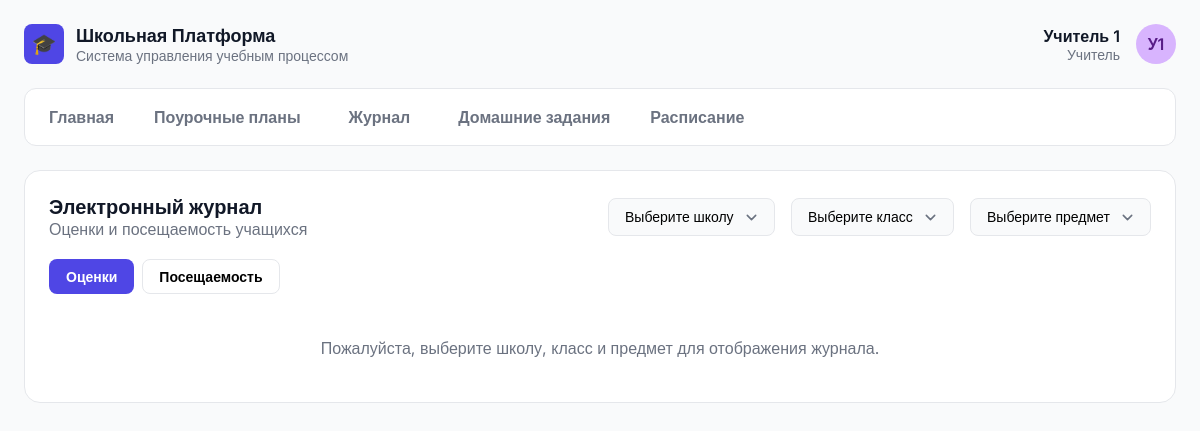
The page /journal/ (signed in) on the database its author committed.
### bilimClassApp/models.py (models this page shows, shortened)
class Teacher(models.Model):
    user = models.OneToOneField(User, on_delete=models.CASCADE, primary_key=True)
    school = models.ForeignKey(School, on_delete=models.SET_NULL, null=True, blank=True, verbose_name="Школа")
    subjects = models.ManyToManyField(Subject, blank=True, verbose_name="Предметы, которые преподает")
    class Meta:
        verbose_name = "Учитель"
        verbose_name_plural = "Учителя"

### bilimClassApp/views.py (the view, shortened to what this page needs)
# urls.py: path('journal/', views.teacher_journal_view, name='teacher_journal'),
@login_required
def teacher_journal_view(request):
    try:
        teacher = request.user.teacher
    except Teacher.DoesNotExist:
        return HttpResponseForbidden("Доступ к этой странице есть только у учителей.")
    selected_school_id = request.GET.get('school_id')
    selected_class_id = request.GET.get('class_id')
    selected_subject_id = request.GET.get('subject_id')
    teacher_schools = School.objects.filter(
        schoolclass__teacherassignment__teacher=teacher
    ).distinct()
    teacher_classes = SchoolClass.objects.none()
    if selected_school_id:
        teacher_classes = SchoolClass.objects.filter(
            school_id=selected_school_id,
            teacherassignment__teacher=teacher
        ).distinct()
    teacher_subjects = Subject.objects.none()
    if selected_class_id:
        teacher_subjects = Subject.objects.filter(
            teacherassignment__school_class_id=selected_class_id,
            teacherassignment__teacher=teacher
        ).distinct()
    context = {
        'teacher': teacher,
        'all_schools': teacher_schools,        # Передаем отфильтрованный список школ
        'teacher_classes': teacher_classes,    # Передаем отфильтрованный список классов
        'teacher_subjects': teacher_subjects,  # Передаем отфильтрованный список предметов
        'selected_school_id': int(selected_school_id) if selected_school_id else None,
        'selected_class_id': int(selected_class_id) if selected_class_id else None,
        'selected_subject_id': int(selected_subject_id) if selected_subject_id else None,
        'journal_data': [],
        'date_range': []
    }
    return render(request, 'bilimClassApp/teacher_journal.html', context)

### bilimClassApp/templates/bilimClassApp/teacher_journal.html (shortened to what this page needs)
{% load static %}
<!DOCTYPE html>
<html lang="ru">
<head>
</head>
<body>
<div class="container">
    <header class="header">
        <div class="logo">
            <div class="logo-icon">🎓</div>
            <div>
                <h1>Школьная Платформа</h1>
                <p>Система управления учебным процессом</p>
            </div>
        </div>
        <div class="user-profile">
            <div class="user-details">
                <div class="name">{{ teacher.user.get_full_name }}</div>
                <div class="role">Учитель {{ selected_subject.name|default:"" }}</div>
            </div>
            <div class="user-avatar">{{ teacher.user.first_name|first }}{{ teacher.user.last_name|first }}</div>
        </div>
    </header>
    <nav class="main-nav">
        <ul>
            <li><a href="{% url 'teacher_dashboard' %}">Главная</a></li>
            <li><a href="#">Поурочные планы</a></li>
            <li><a href="{% url 'teacher_journal' %}"> Журнал</a></li>
            <li><a href="{% url 'teacher_homework' %}"> Домашние задания</a></li>
            <li><a href="#">Расписание</a></li>
        </ul>
    </nav>
    <main class="journal-widget">
        <div class="journal-header">
            <div class="journal-title">
                <h2>Электронный журнал</h2>
                <p>Оценки и посещаемость учащихся</p>
            </div>
            <form method="get" id="filter-form" style="display: flex; gap: 16px;">
                <select name="school_id" onchange="this.form.submit()" class="class-selector">
                    <option value="">Выберите школу</option>
                </select>
                <select name="class_id" onchange="this.form.submit()" class="class-selector">
                    <option value="">Выберите класс</option>
                </select>
                <select name="subject_id" onchange="this.form.submit()" class="class-selector">
                     <option value="">Выберите предмет</option>
                </select>
            </form>
        </div>
        <div class="journal-tabs">
            <button class="tab-btn active" data-content-type="grades">Оценки</button>
            <button class="tab-btn" data-content-type="attendance">Посещаемость</button>
        </div>
        <div id="journal-content-container">
            {% if journal_data %}
                {% include "partials/_grades_table.html" %}
            {% else %}
                <p style="text-align: center; color: var(--text-secondary); padding: 20px;">
                    Пожалуйста, выберите школу, класс и предмет для отображения журнала.
                </p>
            {% endif %}
        </div>
    </main>
</div>
</body>
</html>

### bilimClassApp/templates/bilimClassApp/teacher_journal.html (style rules this page uses)
:root { --bg-main:#F9FAFB;--bg-widget:#FFFFFF;--text-primary:#111827;--text-secondary:#6B7280;--border-color:#E5E7EB;--accent-primary:#4F46E5;--accent-light:#EEF2FF;--grade-5:#D1FAE5;--grade-5-text:#065F46;--grade-4:#DBEAFE;--grade-4-text:#1E40AF;--grade-3:#FEF3C7;--grade-3-text:#92400E }
* { margin:0;padding:0;box-sizing:border-box }
body { font-family:'Inter',sans-serif;background-color:var(--bg-main);color:var(--text-primary) }
.container { max-width:1400px;margin:0 auto;padding:24px }
.header { display:flex;justify-content:space-between;align-items:center;margin-bottom:24px }
.logo { display:flex;align-items:center;gap:12px }
.logo-icon { width:40px;height:40px;background-color:var(--accent-primary);border-radius:8px;color:white;display:grid;place-items:center;font-size:20px;font-weight:bold }
.logo h1 { font-size:18px;font-weight:600 }
.logo p { font-size:14px;color:var(--text-secondary) }
.user-profile { display:flex;align-items:center;gap:16px }
.user-details { text-align:right }
.user-details .name { font-weight:600 }
.user-details .role { font-size:14px;color:var(--text-secondary) }
.user-avatar { width:40px;height:40px;border-radius:50%;background-color:#D8B4FE;color:#581C87;display:grid;place-items:center;font-weight:600 }
.main-nav { background-color:var(--bg-widget);border:1px solid var(--border-color);border-radius:12px;padding:8px;margin-bottom:24px }
.main-nav ul { display:flex;list-style:none;justify-content:flex-start;gap:8px }
.main-nav a { display:flex;align-items:center;gap:8px;padding:10px 16px;text-decoration:none;color:var(--text-secondary);font-weight:600;border-radius:8px;transition:all .2s }
.journal-widget { background-color:var(--bg-widget);border:1px solid var(--border-color);border-radius:16px;padding:24px }
.journal-header { display:flex;justify-content:space-between;align-items:center;margin-bottom:20px }
.journal-title h2 { font-size:20px;font-weight:600 }
.journal-title p { color:var(--text-secondary) }
.class-selector { padding:10px 16px;border:1px solid var(--border-color);border-radius:8px;font-weight:500;background-color:#F9FAFB;font-family:'Inter',sans-serif;font-size:14px;-webkit-appearance:none;appearance:none;background-position:right .75rem center;background-repeat:no-repeat;background-size:1.5em 1.5em;padding-right:2.5rem }
.journal-tabs { display:flex;gap:8px;margin-bottom:24px }
.tab-btn { padding:8px 16px;background:0 0;border:1px solid var(--border-color);border-radius:8px;font-weight:600;cursor:pointer;font-family:'Inter',sans-serif;font-size:14px;transition:all .2s }
.tab-btn.active { background-color:var(--accent-primary);border-color:transparent;color:#fff }

### rows shown on the page
Teacher: user.get_full_name "Учитель 1", user.first_name|first "У", user.last_name|first "1"
